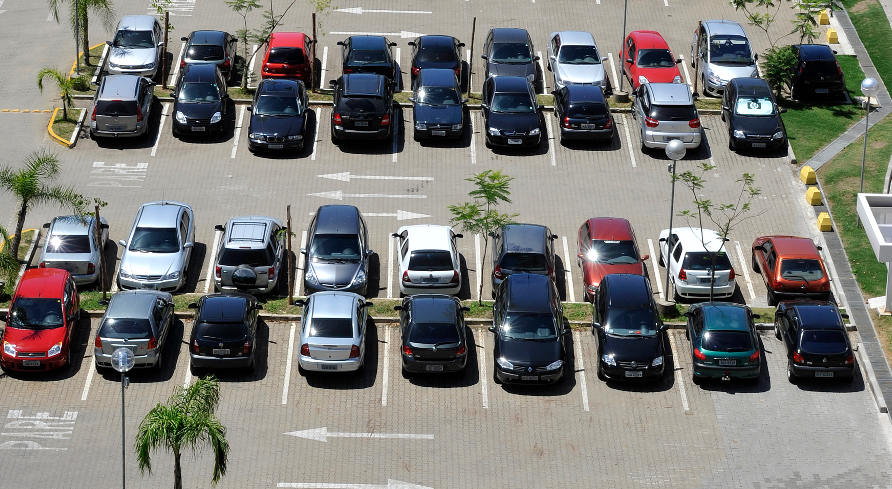
#> input picture pucrs.png, 892 x 489 px
$ jupyter execute scripts.ipynb
#> lines starting #> are read from the running program, lines starting #| are printed output that depends on the picture; after the words box and inside, x2 and y2 are one past the last pixel; in counts of white or black regions, pixels touching at a corner belong together
# Importação das Bibliotecas

[cell 1]
import cv2
import json
import numpy as np
import os

# Seleção das Vagas

[cell 2]
# leitura da imagem
while True:
    entrada = input('Nome do arquivo (com extensão, ex: imagem.png): ')
#> the answer given: pucrs.png

    if entrada == 'x':
        print("Encerrado")
        break

    if os.path.isfile(entrada):
        img = cv2.imread(entrada)
#> img is the input picture: shape (489, 892, 3); mean B, G, R 118.9, 122.5, 123.2
        if img is not None:
            break
        else:
            print("Erro ao abrir a imagem. Tente outro arquivo.")
    else:
        print("Arquivo não encontrado. Tenta de novo.")

vaga_atual = []
todas_vagas = []

def clique(event, x, y, flags, param):
    global vaga_atual, todas_vagas

    if event == cv2.EVENT_LBUTTONDOWN: # se o botão esquerdo for pressionado
        vaga_atual.append((x, y)) # adiciona o ponto à lista da vaga atual
        # desenhar o ponto onde o usuário clicou (círculo azul)
        cv2.circle(img_clone, (x, y), 5, (255, 0, 0), -1)  # desenha um círculo azul onde o usuário clicou (extremidade da vaga)
        print(f"Ponto clicado: {(x, y)}") # printa o ponto clicado

    if len(vaga_atual) == 2: # se o usuário já fez 2 cliques (preencheu uma vaga):
        todas_vagas.append(vaga_atual.copy()) # salva a vaga na lista de vagas, que contém as coordenadas de cada vaga
        cv2.rectangle(img_clone, vaga_atual[0], vaga_atual[1], (255, 0, 0), 2) # desenha um retângulo azul, mostrando onde a vaga foi selecionada
        print(f"Vaga salva: {vaga_atual}") # printa os pontos da vaga, mostrando que ela foi lida
        vaga_atual = []


img = cv2.imread(entrada)
img_clone = img.copy()
cv2.namedWindow("Imagem")
cv2.setMouseCallback("Imagem", clique)

while True:
    cv2.imshow("Imagem", img_clone)
    key = cv2.waitKey(1)
#> (key Esc is pressed here)
    if key == 27:
        break # sai do loop se ESC for pressionado

cv2.destroyAllWindows()

with open("coordenadas_vagas.json", "w") as f:
    json.dump(todas_vagas, f)

# Análise das Vagas

[cell 3]
img = cv2.imread(entrada)
with open("coordenadas_vagas.json", "r") as f:
    vagas = json.load(f)

livres = 0
ocupadas = 0

def calcular_entropia(imagem):
    histograma = cv2.calcHist([imagem], [0], None, [256], [0, 256])
    # 0 -> primeiro canal da imagem; None -> não há aplicação de máscara; 256 -> nbins; 0,256 -> intervalo de intensidade
    histograma = histograma / histograma.sum()  # normaliza o histograma dividindo pelo somatório total para garantir que a soma dos valores seja 1
    entropia = -np.sum(histograma * np.log2(histograma + 0.0000001)) # (evitando log(0))
    return entropia

for i, vaga in enumerate(vagas):
    (x1, y1), (x2, y2) = vaga
    vaga_crop = img[y1:y2, x1:x2]

    cinza = cv2.cvtColor(vaga_crop, cv2.COLOR_BGR2GRAY) # converte a imagem da vaga para a grayscale

    entropia = calcular_entropia(cinza) # calcula a entropia da imagem da vaga em grayscale usando a função criada anteriormente
    print(f"Vaga {i+1}: entropia = {entropia:.2f}") # mostra a entropia da vaga analisada

# definimos o valor 6.25 como sendo adequado para definir a situação das vagas analisadas (valor pode variar conforme imagem analisada)
    if entropia < 6.25:
        cor = (0, 255, 0) # cor verde -> vaga livre
        livres +=1
    else:
        cor = (0, 0, 255) # cor vermelha -> vaga ocupada
        ocupadas += 1

    cv2.rectangle(img, (x1, y1), (x2, y2), cor, 2) # desenha um retângulo nas coordenadas definidas inicialmente, com a coloração correspondente
#> after the loop, livres = 0; ocupadas = 0

cv2.imshow("Resultado", img)
cv2.imwrite("resultado.png", img)

while True:
    cv2.imshow("Resultado", img)
    key = cv2.waitKey(1)
#> (key Esc is pressed here)
    if key == 27:
        break # sai do loop se ESC for pressionado

cv2.destroyAllWindows()

# Relatório

[cell 4]
relatorio = []

# escreve no relatório
relatorio.append(f"Total de vagas: {livres + ocupadas}")
relatorio.append(f"Vagas livres: {livres}")
relatorio.append(f"Vagas ocupadas: {ocupadas}")

# salva o relatório
with open("relatorio_vagas.txt", "w") as f:
    f.write("\n".join(relatorio))

# Foto com Legenda

[cell 5]
img_legenda = cv2.imread("resultado.png")

total = livres + ocupadas
#> total = 0
texto = [
    f"Total: {total}",
    f"Livres: {livres}",
    f"Ocupadas: {ocupadas}"
]
#> texto = ['Total: 0', 'Livres: 0', 'Ocupadas: 0']

# fundo branco
overlay = img_legenda.copy()
cv2.rectangle(overlay, (10, img_legenda.shape[0]-50), (220, img_legenda.shape[0]-10), (255, 255, 255), -1)
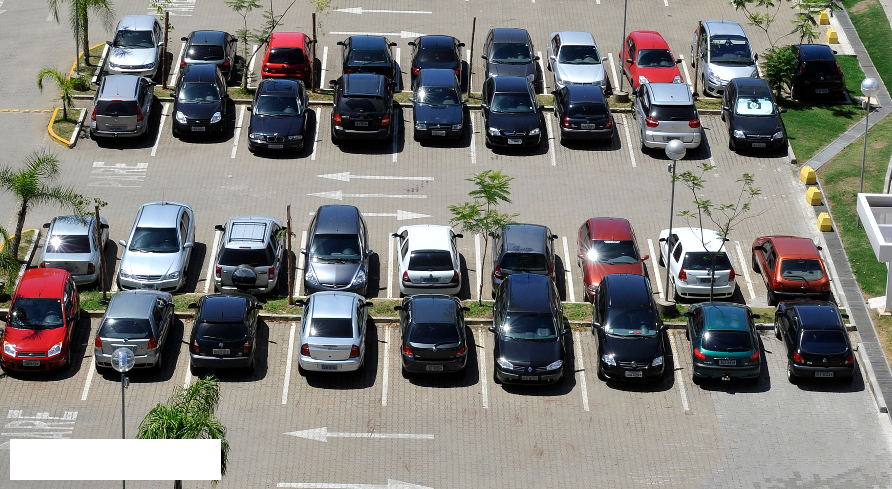
#> overlay: shape (489, 892, 3); 1.98% of pixels changed, all inside (x1, y1, x2, y2) = (10, 439, 221, 480)
img_legenda = cv2.addWeighted(overlay, 0.6, img_legenda, 0.4, 0)

# escrever texto com fonte menor
for i, linha in enumerate(texto):
    y = img_legenda.shape[0] - 35 + i*15
    cv2.putText(img_legenda, linha, (20, y), cv2.FONT_HERSHEY_SIMPLEX, 0.5, (0,0,0), 1, cv2.LINE_AA)
#> this loop made 3 passes
#> (linha, y) on passes 1 to 3: ('Total: 0', 454), ('Livres: 0', 469), ('Ocupadas: 0', 484)
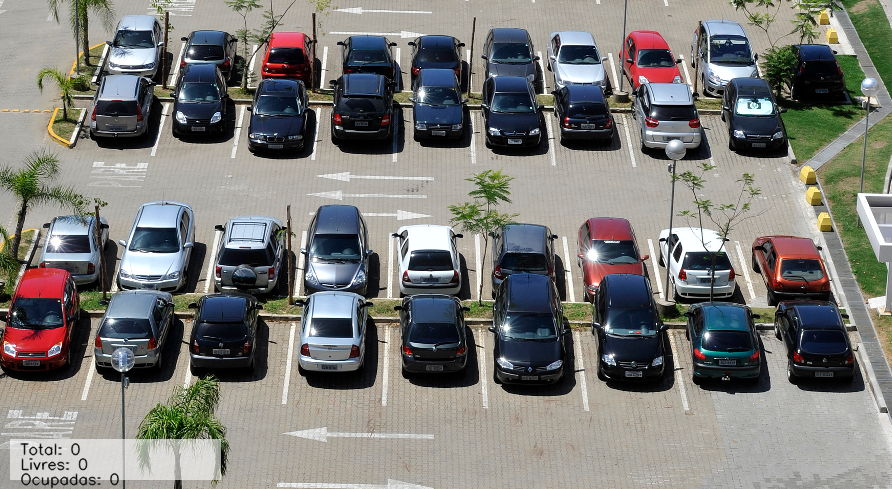
#> img_legenda: shape (489, 892, 3); mean B, G, R 120, 123.5, 124.2

cv2.imwrite("legenda.png", img_legenda)
#> Out = True

# Método para Média da Entropia

[cell 6]
img = cv2.imread(entrada)  # lê a imagem
with open("coordenadas_vagas.json", "r") as f:
    vagas = json.load(f)  # lê o json com as coordenadas das vagas definidas

livres = 0
ocupadas = 0
entropias = []

def calcular_entropia(imagem):
    histograma = cv2.calcHist([imagem], [0], None, [256], [0, 256])
    histograma = histograma / histograma.sum()
    entropia = -np.sum(histograma * np.log2(histograma + 1e-7))
    return entropia

# Primeiro loop: coleta as entropias
for vaga in vagas:
    (x1, y1), (x2, y2) = vaga
    vaga_crop = img[y1:y2, x1:x2]
    cinza = cv2.cvtColor(vaga_crop, cv2.COLOR_BGR2GRAY)
    entropias.append(calcular_entropia(cinza))
#> after the loop, entropias = []

# Define o limiar com base na média + deslocamento
limiar = np.mean(entropias)
#> limiar = nan
print(f"Limiar baseado na média das entropias: {limiar:.2f}")
#| Limiar baseado na média das entropias: nan

# Segundo loop: classifica com base no limiar adaptativo
for i, vaga in enumerate(vagas):
    (x1, y1), (x2, y2) = vaga
    vaga_crop = img[y1:y2, x1:x2]
    cinza = cv2.cvtColor(vaga_crop, cv2.COLOR_BGR2GRAY)
    entropia = calcular_entropia(cinza)
    print(f"Vaga {i+1}: entropia = {entropia:.2f}")

    if entropia < limiar:
        cor = (0, 255, 0)
        livres += 1
    else:
        cor = (0, 0, 255)
        ocupadas += 1

    cv2.rectangle(img, (x1, y1), (x2, y2), cor, 2)
#> after the loop, livres = 0; ocupadas = 0

cv2.imshow("Resultado", img)
cv2.imwrite("resultado.png", img)

while True:
    cv2.imshow("Resultado", img) # mostra a imagem
    key = cv2.waitKey(1)
#> (key Esc is pressed here)
    if key == 27:
        break

cv2.destroyAllWindows()

$ run again, on vagas2.png
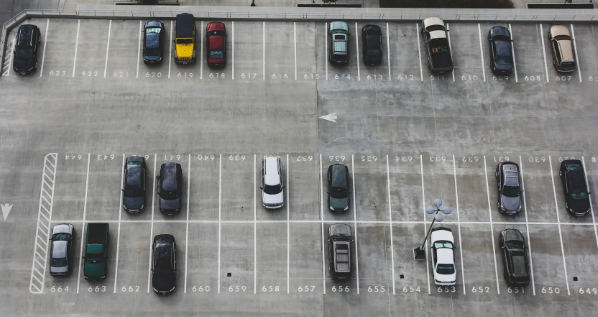
#> input picture vagas2.png, 598 x 317 px
#> img is the input picture: shape (317, 598, 3); mean B, G, R 131.3, 132.4, 132
#> after the loop `for i, vaga in enumerate(vagas):`: livres = 0
#> texto = ['Total: 0', 'Livres: 0', 'Ocupadas: 0']
#> `cv2.rectangle(overlay, (10, img_legenda.shape[0]-50), (220, img_legend..`:
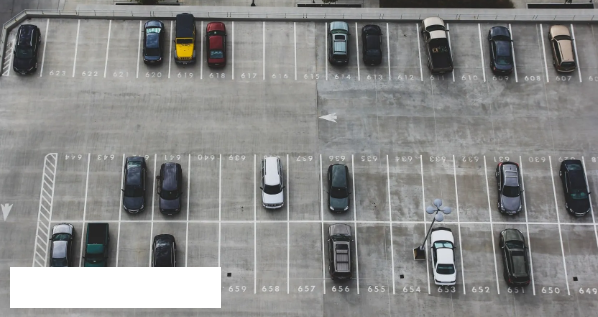
#> overlay: shape (317, 598, 3); 4.56% of pixels changed, all inside (x1, y1, x2, y2) = (10, 267, 221, 308)
#> the loop `for i, linha in enumerate(texto):` made 3 passes
#> (linha, y) on passes 1 to 3: ('Total: 0', 282), ('Livres: 0', 297), ('Ocupadas: 0', 312)
#> after the loop `for i, linha in enumerate(texto):`:
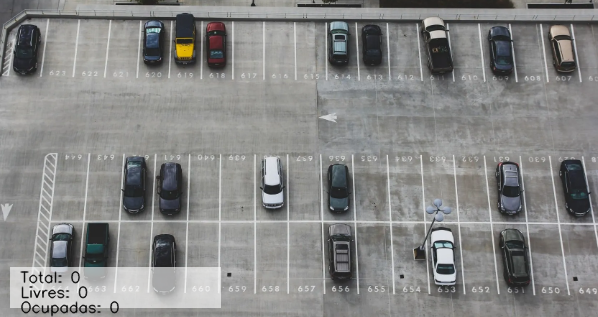
#> img_legenda: shape (317, 598, 3); mean B, G, R 134.1, 135.2, 134.8
#> Out = True
#> after the loop `for vaga in vagas:`: entropias = []
#> limiar = nan
#| Limiar baseado na média das entropias: nan
#> after the loop `for i, vaga in enumerate(vagas):`: livres = 0

$ run again, on vagas3.png
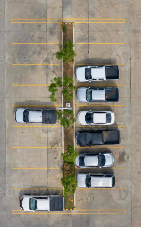
#> input picture vagas3.png, 141 x 227 px
#> img is the input picture: shape (227, 141, 3); mean B, G, R 125.4, 139, 145.6
#> after the loop `for i, vaga in enumerate(vagas):`: livres = 0
#> texto = ['Total: 0', 'Livres: 0', 'Ocupadas: 0']
#> `cv2.rectangle(overlay, (10, img_legenda.shape[0]-50), (220, img_legend..`:
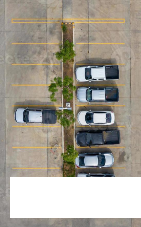
#> overlay: shape (227, 141, 3); 16.78% of pixels changed, all inside (x1, y1, x2, y2) = (10, 177, 141, 218)
#> the loop `for i, linha in enumerate(texto):` made 3 passes
#> (linha, y) on passes 1 to 3: ('Total: 0', 192), ('Livres: 0', 207), ('Ocupadas: 0', 222)
#> after the loop `for i, linha in enumerate(texto):`:
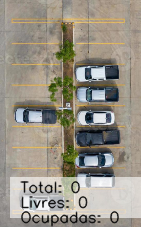
#> img_legenda: shape (227, 141, 3); mean B, G, R 134.7, 146.8, 152.7
#> Out = True
#> after the loop `for vaga in vagas:`: entropias = []
#> limiar = nan
#| Limiar baseado na média das entropias: nan
#> after the loop `for i, vaga in enumerate(vagas):`: livres = 0
